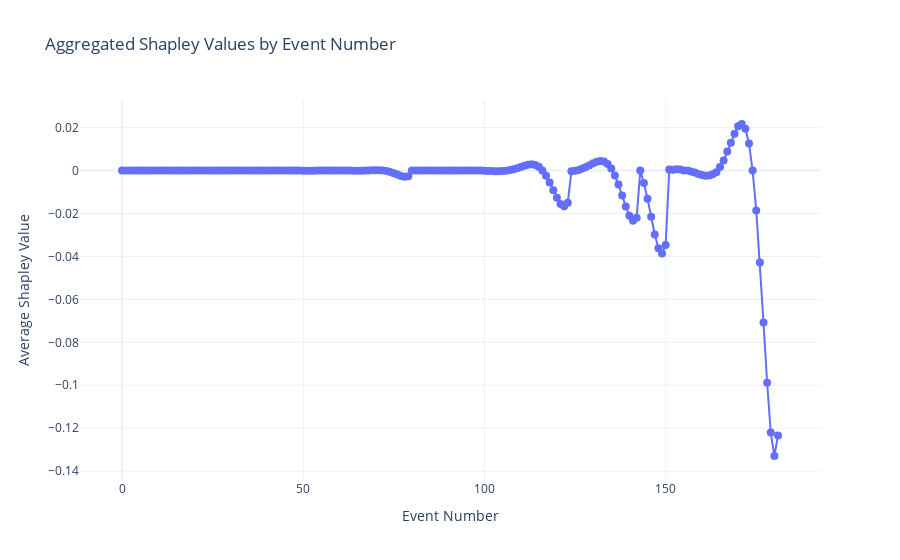

Notebook code for this chart:
### Code cell
# Create the figure with a Scatter trace
fig = go.Figure(data=go.Scatter(
    x=aggregated_shap_df['Event Number'],
    y=aggregated_shap_df['Average Shapley Value'],
    mode='lines+markers',
    marker=dict(size=8),
    line=dict(width=2),
    name='Avg Shapley Value'
))

# Update layout properties
fig.update_layout(
    title='Aggregated Shapley Values by Event Number',
    xaxis_title='Event Number',
    yaxis_title='Average Shapley Value',
    template='plotly_white'
)

# Display the figure
fig.show()

### Figure 1 — Plotly figure (JSON) as saved in the notebook; plotly's stock layout.template omitted (floating-point values rounded to 4 significant figures; data arrays with more than 128 entries replaced by an {"elided": "..."} marker saying what was removed)
{"data": [{"line": {"width": 2}, "marker": {"size": 8}, "mode": "lines+markers", "name": "Avg Shapley Value", "type": "scatter", "x": {"elided": "182 int values"}, "y": {"elided": "182 float values"}}], "layout": {"title": {"text": "Aggregated Shapley Values by Event Number"}, "xaxis": {"title": {"text": "Event Number"}}, "yaxis": {"title": {"text": "Average Shapley Value"}}}}
